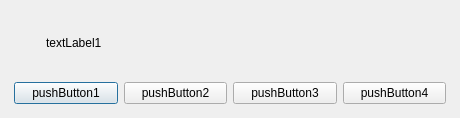
<?xml version="1.0" encoding="UTF-8"?>
<ui version="4.0" stdsetdef="1">
  <author/>
  <comment/>
  <exportmacro/>
  <class>TForm_ui_form2</class>
  <widget class="QDialog" name="TForm_ui_form2">
    <property name="geometry">
      <rect>
        <x>0</x>
        <y>0</y>
        <width>460</width>
        <height>118</height>
      </rect>
    </property>
    <property name="sizePolicy">
      <sizepolicy>
        <hsizetype>7</hsizetype>
        <vsizetype>5</vsizetype>
        <horstretch>0</horstretch>
        <verstretch>0</verstretch>
      </sizepolicy>
    </property>
    <property name="windowTitle">
      <string>Form2</string>
    </property>
    <layout class="QVBoxLayout">
      <item>
        <layout class="QHBoxLayout">
          <property name="spacing">
            <number>15</number>
          </property>
          <item>
            <spacer name="spacer1">
              <property name="sizeHint">
                <size>
                  <width>10</width>
                  <height>20</height>
                </size>
              </property>
              <property name="sizeType">
                <enum>QSizePolicy::Fixed</enum>
              </property>
              <property name="orientation">
                <enum>Qt::Horizontal</enum>
              </property>
            </spacer>
          </item>
          <item>
            <widget class="QLabel" name="pixmapLabel1">
              <property name="pixmap">
                <pixmap resource="resource1.qrc">:/newPrefix/help-about.png</pixmap>
              </property>
              <property name="scaledContents">
                <bool>false</bool>
              </property>
              <property name="wordWrap">
                <bool>false</bool>
              </property>
            </widget>
          </item>
          <item>
            <widget class="QLabel" name="textLabel1">
              <property name="sizePolicy">
                <sizepolicy>
                  <hsizetype>7</hsizetype>
                  <vsizetype>5</vsizetype>
                  <horstretch>0</horstretch>
                  <verstretch>0</verstretch>
                </sizepolicy>
              </property>
              <property name="text">
                <string>textLabel1</string>
              </property>
              <property name="wordWrap">
                <bool>false</bool>
              </property>
            </widget>
          </item>
        </layout>
      </item>
      <item>
        <layout class="QHBoxLayout">
          <property name="spacing">
            <number>6</number>
          </property>
          <item>
            <widget class="QPushButton" name="pushButton1">
              <property name="sizePolicy">
                <sizepolicy>
                  <hsizetype>3</hsizetype>
                  <vsizetype>0</vsizetype>
                  <horstretch>0</horstretch>
                  <verstretch>0</verstretch>
                </sizepolicy>
              </property>
              <property name="text">
                <string>pushButton1</string>
              </property>
            </widget>
          </item>
          <item>
            <widget class="QPushButton" name="pushButton2">
              <property name="sizePolicy">
                <sizepolicy>
                  <hsizetype>3</hsizetype>
                  <vsizetype>0</vsizetype>
                  <horstretch>0</horstretch>
                  <verstretch>0</verstretch>
                </sizepolicy>
              </property>
              <property name="text">
                <string>pushButton2</string>
              </property>
            </widget>
          </item>
          <item>
            <widget class="QPushButton" name="pushButton3">
              <property name="sizePolicy">
                <sizepolicy>
                  <hsizetype>3</hsizetype>
                  <vsizetype>0</vsizetype>
                  <horstretch>0</horstretch>
                  <verstretch>0</verstretch>
                </sizepolicy>
              </property>
              <property name="text">
                <string>pushButton3</string>
              </property>
            </widget>
          </item>
          <item>
            <widget class="QPushButton" name="pushButton4">
              <property name="sizePolicy">
                <sizepolicy>
                  <hsizetype>3</hsizetype>
                  <vsizetype>0</vsizetype>
                  <horstretch>0</horstretch>
                  <verstretch>0</verstretch>
                </sizepolicy>
              </property>
              <property name="text">
                <string>pushButton4</string>
              </property>
            </widget>
          </item>
        </layout>
      </item>
    </layout>
  </widget>
  <layoutdefault spacing="10" margin="14"/>
 <connections/>
</ui>
